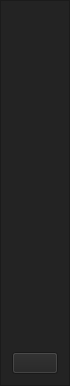
        <widget class="QFrame" name="frame_left_menu">
         <property name="minimumSize">
          <size>
           <width>70</width>
           <height>0</height>
          </size>
         </property>
         <property name="maximumSize">
          <size>
           <width>70</width>
           <height>16777215</height>
          </size>
         </property>
         <property name="styleSheet">
          <string notr="true">background-color: rgb(35, 35, 35);</string>
         </property>
         <property name="frameShape">
          <enum>QFrame::StyledPanel</enum>
         </property>
         <property name="frameShadow">
          <enum>QFrame::Raised</enum>
         </property>
         <layout class="QVBoxLayout" name="verticalLayout_3">
          <item>
           <widget class="QFrame" name="frame_top_menus">
            <property name="frameShape">
             <enum>QFrame::NoFrame</enum>
            </property>
            <property name="frameShadow">
             <enum>QFrame::Raised</enum>
            </property>
            <layout class="QVBoxLayout" name="verticalLayout_4">
             <item>
              <widget class="QPushButton" name="btn_page_1">
               <property name="minimumSize">
                <size>
                 <width>0</width>
                 <height>40</height>
                </size>
               </property>
               <property name="styleSheet">
                <string notr="true">QPushButton {
	color: rgb(255, 255, 255);
	background-color: rgb(35, 35, 35);
	border: 0px solid;
}
QPushButton:hover {
	background-color: rgb(85, 170, 255);
}</string>
               </property>
               <property name="text">
                <string/>
               </property>
               <property name="icon">
                <iconset resource="reso_from_qt.qrc">
                 <normaloff>:/icons/icons/cil-user-follow.png</normaloff>:/icons/icons/cil-user-follow.png</iconset>
               </property>
              </widget>
             </item>
             <item>
              <widget class="QPushButton" name="btn_page_5">
               <property name="minimumSize">
                <size>
                 <width>0</width>
                 <height>40</height>
                </size>
               </property>
               <property name="styleSheet">
                <string notr="true">QPushButton {
	color: rgb(255, 255, 255);
	background-color: rgb(35, 35, 35);
	border: 0px solid;
}
QPushButton:hover {
	background-color: rgb(85, 170, 255);
}</string>
               </property>
               <property name="text">
                <string/>
               </property>
               <property name="icon">
                <iconset resource="reso_from_qt.qrc">
                 <normaloff>:/icons/icons/cil-notes.png</normaloff>:/icons/icons/cil-notes.png</iconset>
               </property>
              </widget>
             </item>
             <item>
              <widget class="QPushButton" name="btn_page_4">
               <property name="minimumSize">
                <size>
                 <width>0</width>
                 <height>40</height>
                </size>
               </property>
               <property name="styleSheet">
                <string notr="true">QPushButton {
	color: rgb(255, 255, 255);
	background-color: rgb(35, 35, 35);
	border: 0px solid;
}
QPushButton:hover {
	background-color: rgb(85, 170, 255);
}</string>
               </property>
               <property name="text">
                <string/>
               </property>
               <property name="icon">
                <iconset resource="reso_from_qt.qrc">
                 <normaloff>:/icons/icons/cil-calendar-check.png</normaloff>:/icons/icons/cil-calendar-check.png</iconset>
               </property>
              </widget>
             </item>
             <item>
              <widget class="QPushButton" name="btn_page_7">
               <property name="minimumSize">
                <size>
                 <width>0</width>
                 <height>40</height>
                </size>
               </property>
               <property name="styleSheet">
                <string notr="true">QPushButton {
	color: rgb(255, 255, 255);
	background-color: rgb(35, 35, 35);
	border: 0px solid;
}
QPushButton:hover {
	background-color: rgb(85, 170, 255);
}</string>
               </property>
               <property name="text">
                <string/>
               </property>
               <property name="icon">
                <iconset resource="reso_from_qt.qrc">
                 <normaloff>:/icons/icons/cil-envelope-open.png</normaloff>:/icons/icons/cil-envelope-open.png</iconset>
               </property>
              </widget>
             </item>
             <item>
              <widget class="QPushButton" name="btn_page_2">
               <property name="minimumSize">
                <size>
                 <width>0</width>
                 <height>40</height>
                </size>
               </property>
               <property name="styleSheet">
                <string notr="true">QPushButton {
	color: rgb(255, 255, 255);
	background-color: rgb(35, 35, 35);
	border: 0px solid;
}
QPushButton:hover {
	background-color: rgb(85, 170, 255);
}</string>
               </property>
               <property name="text">
                <string/>
               </property>
               <property name="icon">
                <iconset resource="reso_from_qt.qrc">
                 <normaloff>:/icons/icons/ser.png</normaloff>:/icons/icons/ser.png</iconset>
               </property>
              </widget>
             </item>
             <item>
              <widget class="QPushButton" name="btn_page_6">
               <property name="minimumSize">
                <size>
                 <width>0</width>
                 <height>40</height>
                </size>
               </property>
               <property name="styleSheet">
                <string notr="true">QPushButton {
	color: rgb(255, 255, 255);
	background-color: rgb(35, 35, 35);
	border: 0px solid;
}
QPushButton:hover {
	background-color: rgb(85, 170, 255);
}</string>
               </property>
               <property name="text">
                <string/>
               </property>
               <property name="icon">
                <iconset resource="reso_from_qt.qrc">
                 <normaloff>:/icons/icons/cil-print.png</normaloff>:/icons/icons/cil-print.png</iconset>
               </property>
              </widget>
             </item>
             <item>
              <widget class="QPushButton" name="btn_page_3">
               <property name="minimumSize">
                <size>
                 <width>0</width>
                 <height>40</height>
                </size>
               </property>
               <property name="styleSheet">
                <string notr="true">QPushButton {
	color: rgb(255, 255, 255);
	background-color: rgb(35, 35, 35);
	border: 0px solid;
}
QPushButton:hover {
	background-color: rgb(85, 170, 255);
}</string>
               </property>
               <property name="text">
                <string/>
               </property>
               <property name="icon">
                <iconset resource="reso_from_qt.qrc">
                 <normaloff>:/icons/icons/cil-paperclip.png</normaloff>:/icons/icons/cil-paperclip.png</iconset>
               </property>
              </widget>
             </item>
            </layout>
           </widget>
          </item>
          <item>
           <widget class="QPushButton" name="pushButton_4">
            <property name="text">
             <string/>
            </property>
            <property name="icon">
             <iconset resource="reso_from_qt.qrc">
              <normaloff>:/icons/icons/cil-account-logout.png</normaloff>:/icons/icons/cil-account-logout.png</iconset>
            </property>
           </widget>
          </item>
         </layout>
        </widget>
